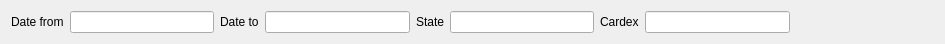
<?xml version="1.0" encoding="UTF-8"?>
<ui version="4.0">
 <class>FListSourceReserve</class>
 <widget class="QWidget" name="FListSourceReserve">
  <property name="geometry">
   <rect>
    <x>0</x>
    <y>0</y>
    <width>945</width>
    <height>41</height>
   </rect>
  </property>
  <property name="windowTitle">
   <string>Form</string>
  </property>
  <layout class="QHBoxLayout" name="horizontalLayout">
   <item>
    <widget class="QLabel" name="label">
     <property name="text">
      <string>Date from</string>
     </property>
    </widget>
   </item>
   <item>
    <widget class="EDateEdit" name="deStart"/>
   </item>
   <item>
    <widget class="QLabel" name="label_2">
     <property name="text">
      <string>Date to</string>
     </property>
    </widget>
   </item>
   <item>
    <widget class="EDateEdit" name="deEnd"/>
   </item>
   <item>
    <widget class="QLabel" name="label_3">
     <property name="text">
      <string>State</string>
     </property>
    </widget>
   </item>
   <item>
    <widget class="EQLineEdit" name="leState">
     <property name="focusPolicy">
      <enum>Qt::ClickFocus</enum>
     </property>
     <property name="EnableHiddenText" stdset="0">
      <bool>true</bool>
     </property>
    </widget>
   </item>
   <item>
    <widget class="QLabel" name="label_4">
     <property name="text">
      <string>Cardex</string>
     </property>
    </widget>
   </item>
   <item>
    <widget class="EQLineEdit" name="leCardex">
     <property name="focusPolicy">
      <enum>Qt::ClickFocus</enum>
     </property>
     <property name="EnableHiddenText" stdset="0">
      <bool>true</bool>
     </property>
    </widget>
   </item>
   <item>
    <spacer name="horizontalSpacer">
     <property name="orientation">
      <enum>Qt::Horizontal</enum>
     </property>
     <property name="sizeHint" stdset="0">
      <size>
       <width>144</width>
       <height>20</height>
      </size>
     </property>
    </spacer>
   </item>
  </layout>
 </widget>
 <customwidgets>
  <customwidget>
   <class>EQLineEdit</class>
   <extends>QLineEdit</extends>
   <header location="global">eqlineedit.h</header>
   <slots>
    <signal>customButtonClicked(bool)</signal>
   </slots>
  </customwidget>
  <customwidget>
   <class>EDateEdit</class>
   <extends>QLineEdit</extends>
   <header location="global">edateedit.h</header>
  </customwidget>
 </customwidgets>
 <resources/>
 <connections/>
</ui>
